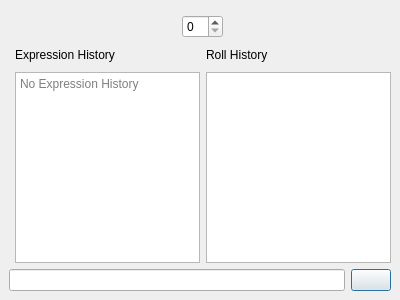
<?xml version="1.0" encoding="UTF-8"?>
<ui version="4.0">
 <class>DiceDockWidget</class>
 <widget class="QDockWidget" name="DiceDockWidget">
  <property name="geometry">
   <rect>
    <x>0</x>
    <y>0</y>
    <width>400</width>
    <height>300</height>
   </rect>
  </property>
  <property name="windowTitle">
   <string>Dice Roller</string>
  </property>
  <widget class="QWidget" name="dockWidgetContents">
   <layout class="QGridLayout" name="gridLayout">
    <item row="2" column="0" colspan="3">
     <layout class="QHBoxLayout" name="horizontalLayout">
      <item>
       <widget class="QLineEdit" name="expressionLineEdit"/>
      </item>
      <item>
       <widget class="QPushButton" name="enterPushButton">
        <property name="text">
         <string/>
        </property>
        <property name="icon">
         <iconset resource="res.qrc">
          <normaloff>:/ui/icons/symbolic-dark/enter.svg</normaloff>:/ui/icons/symbolic-dark/enter.svg</iconset>
        </property>
        <property name="default">
         <bool>true</bool>
        </property>
       </widget>
      </item>
     </layout>
    </item>
    <item row="1" column="2">
     <layout class="QVBoxLayout" name="verticalLayout">
      <item>
       <layout class="QHBoxLayout" name="horizontalLayout_2">
        <item>
         <widget class="QLabel" name="label">
          <property name="text">
           <string>Roll History</string>
          </property>
         </widget>
        </item>
        <item>
         <spacer name="horizontalSpacer">
          <property name="orientation">
           <enum>Qt::Orientation::Horizontal</enum>
          </property>
          <property name="sizeHint" stdset="0">
           <size>
            <width>40</width>
            <height>20</height>
           </size>
          </property>
         </spacer>
        </item>
        <item>
         <widget class="QPushButton" name="clearRollHistory">
          <property name="text">
           <string/>
          </property>
          <property name="icon">
           <iconset resource="res.qrc">
            <normaloff>:/ui/icons/symbolic-dark/trash.svg</normaloff>:/ui/icons/symbolic-dark/trash.svg</iconset>
          </property>
          <property name="flat">
           <bool>true</bool>
          </property>
         </widget>
        </item>
       </layout>
      </item>
      <item>
       <widget class="QListWidget" name="rollHistoryList">
        <property name="whatsThis">
         <string>&lt;html&gt;&lt;head/&gt;&lt;body&gt;&lt;p&gt;&lt;span style=&quot; font-size:12pt;&quot;&gt;Roll History&lt;/span&gt;&lt;/p&gt;&lt;p&gt;The roll history displays all rolls that are currently tracked by the global system dice roll tracker. This means that it may not be synced up to what is in your expression history, exactly.&lt;/p&gt;&lt;/body&gt;&lt;/html&gt;</string>
        </property>
       </widget>
      </item>
     </layout>
    </item>
    <item row="1" column="1">
     <layout class="QVBoxLayout" name="verticalLayout_2">
      <item>
       <layout class="QHBoxLayout" name="horizontalLayout_4">
        <item>
         <widget class="QLabel" name="label_2">
          <property name="text">
           <string>Expression History</string>
          </property>
         </widget>
        </item>
        <item>
         <spacer name="horizontalSpacer_2">
          <property name="orientation">
           <enum>Qt::Orientation::Horizontal</enum>
          </property>
          <property name="sizeHint" stdset="0">
           <size>
            <width>40</width>
            <height>20</height>
           </size>
          </property>
         </spacer>
        </item>
        <item>
         <widget class="QPushButton" name="clearExpressions">
          <property name="text">
           <string/>
          </property>
          <property name="icon">
           <iconset resource="res.qrc">
            <normaloff>:/ui/icons/symbolic-dark/trash.svg</normaloff>:/ui/icons/symbolic-dark/trash.svg</iconset>
          </property>
          <property name="flat">
           <bool>true</bool>
          </property>
         </widget>
        </item>
       </layout>
      </item>
      <item>
       <widget class="QTextEdit" name="historyTextEdit">
        <property name="whatsThis">
         <string>&lt;html&gt;&lt;head/&gt;&lt;body&gt;&lt;p&gt;&lt;span style=&quot; font-size:12pt;&quot;&gt;Expression History&lt;/span&gt;&lt;/p&gt;&lt;p&gt;The expression history displays all mathematical expressions that you've parsed in this widget.&lt;/p&gt;&lt;p&gt;&lt;br/&gt;&lt;/p&gt;&lt;p&gt;This includes all regular math expressions, as well as dice rolls.&lt;/p&gt;&lt;/body&gt;&lt;/html&gt;</string>
        </property>
        <property name="autoFillBackground">
         <bool>false</bool>
        </property>
        <property name="textInteractionFlags">
         <set>Qt::TextInteractionFlag::TextSelectableByKeyboard|Qt::TextInteractionFlag::TextSelectableByMouse</set>
        </property>
        <property name="placeholderText">
         <string>No Expression History</string>
        </property>
       </widget>
      </item>
     </layout>
    </item>
    <item row="0" column="1" colspan="2">
     <layout class="QGridLayout" name="gridLayout_2">
      <item row="1" column="0">
       <widget class="QLabel" name="d6">
        <property name="sizePolicy">
         <sizepolicy hsizetype="Ignored" vsizetype="Ignored">
          <horstretch>0</horstretch>
          <verstretch>0</verstretch>
         </sizepolicy>
        </property>
        <property name="text">
         <string/>
        </property>
        <property name="pixmap">
         <pixmap resource="res.qrc">:/ui/dice/symbolic-dark/d6.svg</pixmap>
        </property>
        <property name="scaledContents">
         <bool>true</bool>
        </property>
       </widget>
      </item>
      <item row="2" column="0">
       <widget class="QSpinBox" name="d6SpinBox">
        <property name="sizePolicy">
         <sizepolicy hsizetype="Maximum" vsizetype="Fixed">
          <horstretch>0</horstretch>
          <verstretch>0</verstretch>
         </sizepolicy>
        </property>
       </widget>
      </item>
     </layout>
    </item>
   </layout>
  </widget>
 </widget>
 <tabstops>
  <tabstop>expressionLineEdit</tabstop>
  <tabstop>enterPushButton</tabstop>
  <tabstop>historyTextEdit</tabstop>
  <tabstop>rollHistoryList</tabstop>
  <tabstop>clearExpressions</tabstop>
  <tabstop>clearRollHistory</tabstop>
 </tabstops>
 <resources>
  <include location="res.qrc"/>
 </resources>
 <connections/>
</ui>
